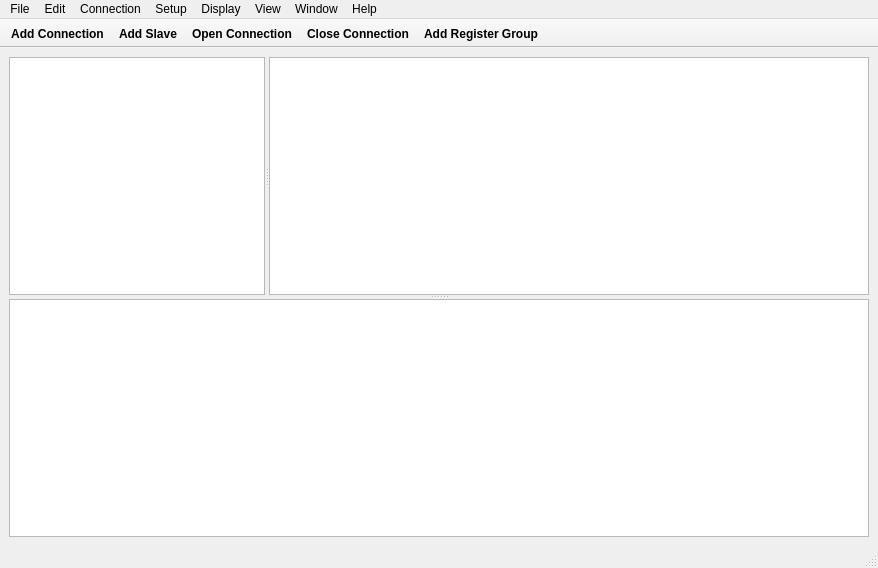
<?xml version="1.0" encoding="UTF-8"?>
<ui version="4.0">
 <class>MainWindow</class>
 <widget class="QMainWindow" name="MainWindow">
  <property name="geometry">
   <rect>
    <x>0</x>
    <y>0</y>
    <width>878</width>
    <height>568</height>
   </rect>
  </property>
  <property name="sizePolicy">
   <sizepolicy hsizetype="Preferred" vsizetype="Preferred">
    <horstretch>0</horstretch>
    <verstretch>0</verstretch>
   </sizepolicy>
  </property>
  <property name="baseSize">
   <size>
    <width>0</width>
    <height>0</height>
   </size>
  </property>
  <property name="font">
   <font>
    <family>Yu Gothic UI</family>
   </font>
  </property>
  <property name="windowTitle">
   <string>MainWindow</string>
  </property>
  <property name="iconSize">
   <size>
    <width>24</width>
    <height>24</height>
   </size>
  </property>
  <property name="toolButtonStyle">
   <enum>Qt::ToolButtonIconOnly</enum>
  </property>
  <property name="animated">
   <bool>true</bool>
  </property>
  <property name="tabShape">
   <enum>QTabWidget::Rounded</enum>
  </property>
  <property name="dockNestingEnabled">
   <bool>false</bool>
  </property>
  <widget class="QWidget" name="centralwidget">
   <property name="sizePolicy">
    <sizepolicy hsizetype="Expanding" vsizetype="Expanding">
     <horstretch>0</horstretch>
     <verstretch>0</verstretch>
    </sizepolicy>
   </property>
   <property name="baseSize">
    <size>
     <width>0</width>
     <height>0</height>
    </size>
   </property>
   <layout class="QVBoxLayout" name="verticalLayout_3">
    <item>
     <widget class="QSplitter" name="splitterMain">
      <property name="orientation">
       <enum>Qt::Vertical</enum>
      </property>
      <widget class="QSplitter" name="splitter">
       <property name="orientation">
        <enum>Qt::Horizontal</enum>
       </property>
       <widget class="QTreeView" name="treeView">
        <property name="minimumSize">
         <size>
          <width>100</width>
          <height>0</height>
         </size>
        </property>
        <property name="palette">
         <palette>
          <active>
           <colorrole role="Shadow">
            <brush brushstyle="SolidPattern">
             <color alpha="255">
              <red>255</red>
              <green>255</green>
              <blue>255</blue>
             </color>
            </brush>
           </colorrole>
          </active>
          <inactive>
           <colorrole role="Shadow">
            <brush brushstyle="SolidPattern">
             <color alpha="255">
              <red>255</red>
              <green>255</green>
              <blue>255</blue>
             </color>
            </brush>
           </colorrole>
          </inactive>
          <disabled>
           <colorrole role="Shadow">
            <brush brushstyle="SolidPattern">
             <color alpha="255">
              <red>255</red>
              <green>255</green>
              <blue>255</blue>
             </color>
            </brush>
           </colorrole>
          </disabled>
         </palette>
        </property>
        <property name="lineWidth">
         <number>0</number>
        </property>
        <property name="editTriggers">
         <set>QAbstractItemView::EditKeyPressed</set>
        </property>
       </widget>
       <widget class="QTableView" name="tableView">
        <property name="sizePolicy">
         <sizepolicy hsizetype="Maximum" vsizetype="Expanding">
          <horstretch>60</horstretch>
          <verstretch>0</verstretch>
         </sizepolicy>
        </property>
        <property name="minimumSize">
         <size>
          <width>0</width>
          <height>0</height>
         </size>
        </property>
        <property name="palette">
         <palette>
          <active>
           <colorrole role="Shadow">
            <brush brushstyle="SolidPattern">
             <color alpha="255">
              <red>255</red>
              <green>255</green>
              <blue>255</blue>
             </color>
            </brush>
           </colorrole>
          </active>
          <inactive>
           <colorrole role="Shadow">
            <brush brushstyle="SolidPattern">
             <color alpha="255">
              <red>255</red>
              <green>255</green>
              <blue>255</blue>
             </color>
            </brush>
           </colorrole>
          </inactive>
          <disabled>
           <colorrole role="Shadow">
            <brush brushstyle="SolidPattern">
             <color alpha="255">
              <red>255</red>
              <green>255</green>
              <blue>255</blue>
             </color>
            </brush>
           </colorrole>
          </disabled>
         </palette>
        </property>
        <property name="sortingEnabled">
         <bool>true</bool>
        </property>
        <attribute name="verticalHeaderStretchLastSection">
         <bool>true</bool>
        </attribute>
       </widget>
      </widget>
      <widget class="QTextEdit" name="statusText"/>
     </widget>
    </item>
   </layout>
  </widget>
  <widget class="QStatusBar" name="statusbar"/>
  <widget class="QMenuBar" name="menubar">
   <property name="geometry">
    <rect>
     <x>0</x>
     <y>0</y>
     <width>878</width>
     <height>26</height>
    </rect>
   </property>
   <widget class="QMenu" name="menuFile">
    <property name="title">
     <string>File</string>
    </property>
    <addaction name="actionNew"/>
    <addaction name="actionOpen"/>
    <addaction name="actionClose"/>
    <addaction name="actionSave"/>
    <addaction name="actionSave_As"/>
    <addaction name="separator"/>
    <addaction name="actionOpen_Workspace"/>
   </widget>
   <widget class="QMenu" name="menuEdit">
    <property name="geometry">
     <rect>
      <x>429</x>
      <y>-1172</y>
      <width>159</width>
      <height>54</height>
     </rect>
    </property>
    <property name="title">
     <string>Edit</string>
    </property>
   </widget>
   <widget class="QMenu" name="menuConnection">
    <property name="title">
     <string>Connection</string>
    </property>
    <addaction name="actionDisconnect"/>
   </widget>
   <widget class="QMenu" name="menuSetup">
    <property name="title">
     <string>Setup</string>
    </property>
   </widget>
   <widget class="QMenu" name="menuDisplay">
    <property name="title">
     <string>Display</string>
    </property>
   </widget>
   <widget class="QMenu" name="menuView">
    <property name="title">
     <string>View</string>
    </property>
    <addaction name="actionShowLogs"/>
   </widget>
   <widget class="QMenu" name="menuWindow">
    <property name="title">
     <string>Window</string>
    </property>
   </widget>
   <widget class="QMenu" name="menuHelp">
    <property name="title">
     <string>Help</string>
    </property>
   </widget>
   <addaction name="menuFile"/>
   <addaction name="menuEdit"/>
   <addaction name="menuConnection"/>
   <addaction name="menuSetup"/>
   <addaction name="menuDisplay"/>
   <addaction name="menuView"/>
   <addaction name="menuWindow"/>
   <addaction name="menuHelp"/>
  </widget>
  <widget class="QToolBar" name="toolBar">
   <property name="palette">
    <palette>
     <active>
      <colorrole role="Shadow">
       <brush brushstyle="SolidPattern">
        <color alpha="255">
         <red>255</red>
         <green>255</green>
         <blue>255</blue>
        </color>
       </brush>
      </colorrole>
     </active>
     <inactive>
      <colorrole role="Shadow">
       <brush brushstyle="SolidPattern">
        <color alpha="255">
         <red>255</red>
         <green>255</green>
         <blue>255</blue>
        </color>
       </brush>
      </colorrole>
     </inactive>
     <disabled>
      <colorrole role="Shadow">
       <brush brushstyle="SolidPattern">
        <color alpha="255">
         <red>255</red>
         <green>255</green>
         <blue>255</blue>
        </color>
       </brush>
      </colorrole>
     </disabled>
    </palette>
   </property>
   <property name="font">
    <font>
     <family>Yu Gothic UI</family>
     <weight>75</weight>
     <italic>false</italic>
     <bold>true</bold>
     <strikeout>false</strikeout>
    </font>
   </property>
   <property name="focusPolicy">
    <enum>Qt::NoFocus</enum>
   </property>
   <property name="windowTitle">
    <string>toolBar</string>
   </property>
   <property name="movable">
    <bool>false</bool>
   </property>
   <property name="iconSize">
    <size>
     <width>50</width>
     <height>50</height>
    </size>
   </property>
   <property name="toolButtonStyle">
    <enum>Qt::ToolButtonTextUnderIcon</enum>
   </property>
   <property name="floatable">
    <bool>false</bool>
   </property>
   <attribute name="toolBarArea">
    <enum>TopToolBarArea</enum>
   </attribute>
   <attribute name="toolBarBreak">
    <bool>false</bool>
   </attribute>
   <addaction name="actionConnect"/>
   <addaction name="actionAddSlave"/>
   <addaction name="actionOpenConnect"/>
   <addaction name="actionCloseConnect"/>
   <addaction name="actionAddRegisterGroup"/>
  </widget>
  <action name="actionAddSlave">
   <property name="icon">
    <iconset resource="../assets/resources.qrc">
     <normaloff>:/icons/icons/add_slave.svg</normaloff>:/icons/icons/add_slave.svg</iconset>
   </property>
   <property name="text">
    <string>Add Slave</string>
   </property>
   <property name="font">
    <font>
     <pointsize>9</pointsize>
     <weight>75</weight>
     <bold>true</bold>
    </font>
   </property>
  </action>
  <action name="actionNew">
   <property name="text">
    <string>New</string>
   </property>
   <property name="font">
    <font>
     <family>Segoe UI</family>
    </font>
   </property>
  </action>
  <action name="actionOpen">
   <property name="text">
    <string>Open...</string>
   </property>
  </action>
  <action name="actionClose">
   <property name="text">
    <string>Close</string>
   </property>
  </action>
  <action name="actionSave">
   <property name="text">
    <string>Save</string>
   </property>
  </action>
  <action name="actionSave_As">
   <property name="text">
    <string>Save As...</string>
   </property>
  </action>
  <action name="actionOpen_Workspace">
   <property name="text">
    <string>Open Workspace</string>
   </property>
  </action>
  <action name="actionDisconnect">
   <property name="text">
    <string>Disconnect</string>
   </property>
  </action>
  <action name="actionConnect">
   <property name="icon">
    <iconset resource="../assets/resources.qrc">
     <normaloff>:/icons/icons/connect.svg</normaloff>:/icons/icons/connect.svg</iconset>
   </property>
   <property name="text">
    <string>Add Connection</string>
   </property>
   <property name="font">
    <font>
     <weight>75</weight>
     <bold>true</bold>
    </font>
   </property>
  </action>
  <action name="actionOpenConnect">
   <property name="icon">
    <iconset resource="../assets/resources.qrc">
     <normaloff>:/icons/icons/open_connect.svg</normaloff>:/icons/icons/open_connect.svg</iconset>
   </property>
   <property name="text">
    <string>Open Connection</string>
   </property>
   <property name="font">
    <font>
     <weight>75</weight>
     <bold>true</bold>
    </font>
   </property>
  </action>
  <action name="actionCloseConnect">
   <property name="icon">
    <iconset resource="../assets/resources.qrc">
     <normaloff>:/icons/icons/close_connect.svg</normaloff>:/icons/icons/close_connect.svg</iconset>
   </property>
   <property name="text">
    <string>Close Connection</string>
   </property>
  </action>
  <action name="actionAddRegisterGroup">
   <property name="icon">
    <iconset resource="../assets/resources.qrc">
     <normaloff>:/icons/icons/add_register_group.svg</normaloff>:/icons/icons/add_register_group.svg</iconset>
   </property>
   <property name="text">
    <string>Add Register Group</string>
   </property>
  </action>
  <action name="actionShowLogs">
   <property name="checkable">
    <bool>true</bool>
   </property>
   <property name="text">
    <string>Show Logs</string>
   </property>
  </action>
 </widget>
 <resources>
  <include location="../assets/resources.qrc"/>
 </resources>
 <connections/>
</ui>
